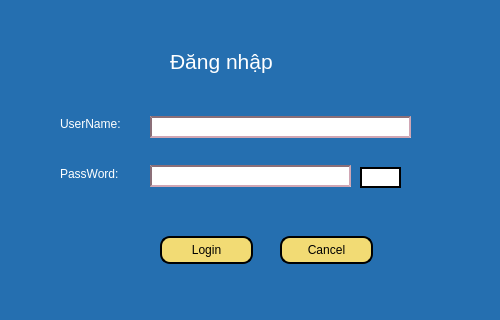
<?xml version="1.0" encoding="UTF-8"?>
<ui version="4.0">
 <class>Dialog</class>
 <widget class="QDialog" name="Dialog">
  <property name="geometry">
   <rect>
    <x>0</x>
    <y>0</y>
    <width>500</width>
    <height>320</height>
   </rect>
  </property>
  <property name="windowTitle">
   <string>Dialog</string>
  </property>
  <property name="styleSheet">
   <string notr="true">background-color:rgb(37, 111, 176);
color:white;</string>
  </property>
  <widget class="QLabel" name="label_2">
   <property name="geometry">
    <rect>
     <x>60</x>
     <y>116</y>
     <width>81</width>
     <height>16</height>
    </rect>
   </property>
   <property name="text">
    <string>UserName:</string>
   </property>
  </widget>
  <widget class="QLabel" name="label_3">
   <property name="geometry">
    <rect>
     <x>60</x>
     <y>166</y>
     <width>91</width>
     <height>16</height>
    </rect>
   </property>
   <property name="text">
    <string>PassWord:</string>
   </property>
  </widget>
  <widget class="QLineEdit" name="passwordInput">
   <property name="geometry">
    <rect>
     <x>150</x>
     <y>165</y>
     <width>201</width>
     <height>22</height>
    </rect>
   </property>
   <property name="styleSheet">
    <string notr="true">background-color: white;
border: 2px inset #8b6f78;
color:black;</string>
   </property>
   <property name="inputMask">
    <string/>
   </property>
   <property name="echoMode">
    <enum>QLineEdit::Password</enum>
   </property>
  </widget>
  <widget class="QLineEdit" name="usernameInput">
   <property name="geometry">
    <rect>
     <x>150</x>
     <y>116</y>
     <width>261</width>
     <height>22</height>
    </rect>
   </property>
   <property name="styleSheet">
    <string notr="true">background-color: white;
border: 2px inset #8b6f78;
color:black;</string>
   </property>
  </widget>
  <widget class="QPushButton" name="cancelButton">
   <property name="geometry">
    <rect>
     <x>280</x>
     <y>236</y>
     <width>93</width>
     <height>28</height>
    </rect>
   </property>
   <property name="styleSheet">
    <string notr="true">background-color: rgb(242, 219, 116);
border-radius: 10px;
border: 2px solid black;
color:black;</string>
   </property>
   <property name="text">
    <string>Cancel</string>
   </property>
   <property name="icon">
    <iconset>
     <normaloff>../Icon/icons8-exit-50.png</normaloff>../Icon/icons8-exit-50.png</iconset>
   </property>
  </widget>
  <widget class="QLabel" name="label">
   <property name="geometry">
    <rect>
     <x>170</x>
     <y>36</y>
     <width>141</width>
     <height>51</height>
    </rect>
   </property>
   <property name="font">
    <font>
     <pointsize>16</pointsize>
    </font>
   </property>
   <property name="text">
    <string>Đăng nhập</string>
   </property>
  </widget>
  <widget class="QPushButton" name="loginButton">
   <property name="geometry">
    <rect>
     <x>160</x>
     <y>236</y>
     <width>93</width>
     <height>28</height>
    </rect>
   </property>
   <property name="styleSheet">
    <string notr="true">background-color: rgb(242, 219, 116);
border-radius: 10px;
border: 2px solid black;
color:black;</string>
   </property>
   <property name="text">
    <string>Login</string>
   </property>
  </widget>
  <widget class="QPushButton" name="showPasswordButton">
   <property name="geometry">
    <rect>
     <x>360</x>
     <y>167</y>
     <width>41</width>
     <height>21</height>
    </rect>
   </property>
   <property name="styleSheet">
    <string notr="true">background-color: white;
border: 2px solid black;
color:black;</string>
   </property>
   <property name="text">
    <string/>
   </property>
   <property name="icon">
    <iconset>
     <normaloff>../Icon/eye.png</normaloff>../Icon/eye.png</iconset>
   </property>
  </widget>
 </widget>
 <resources/>
 <connections/>
</ui>
